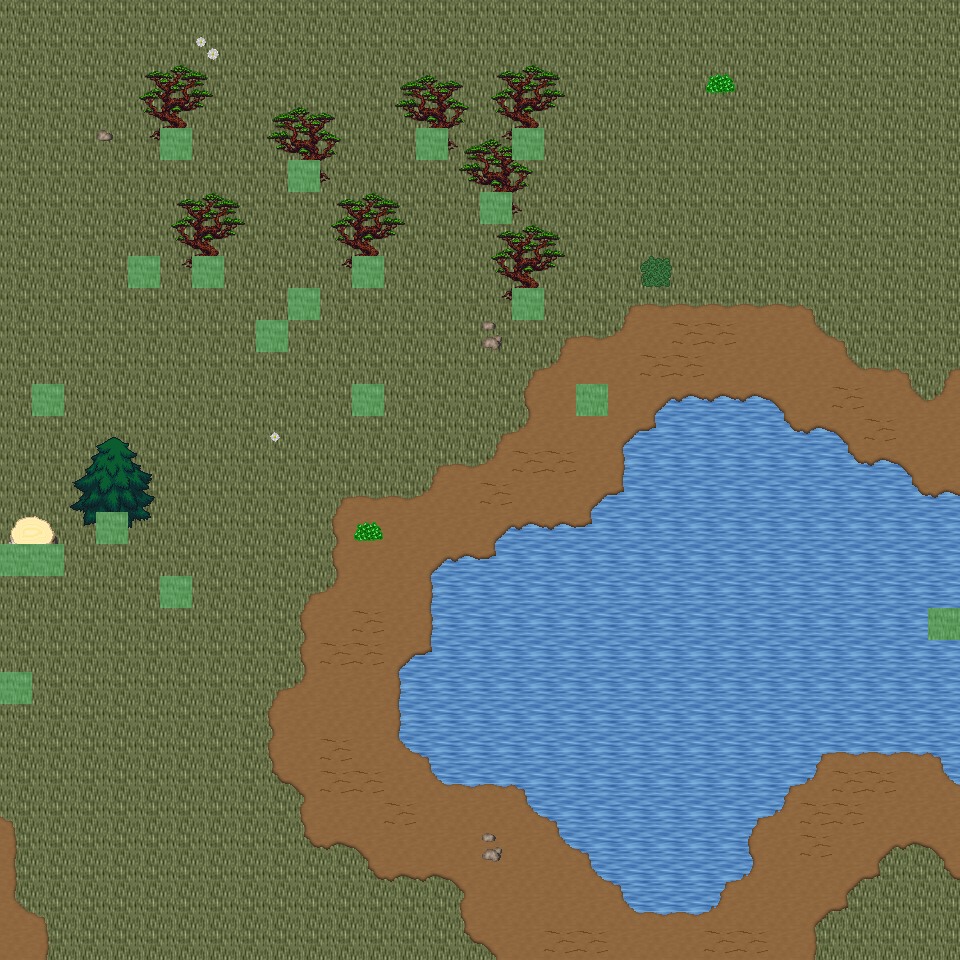

A level layout from a 2D game, rendered from its tile map. Below: a short description, then the map file with tile-grid data replaced by summaries:
An orthogonal 30x30 tile map with 32x32 px tiles, 6 tile layers (Ground, Object, Object2, Above, ...), 23 tilesets and 6 objects (6x mapExit).

<map version="1.0" orientation="orthogonal" renderorder="right-down" width="30" height="30" tilewidth="32" tileheight="32" nextobjectid="7">
  <tileset firstgid="1" name="tileset_ground_ground" tilewidth="32" tileheight="32" tilecount="33" columns="3">
    <image source="../drawable/tileset_ground_ground.png" width="96" height="352" />
  </tileset>
  <tileset firstgid="34" name="tileset_ground_ridge_earth_dark" tilewidth="32" tileheight="32" tilecount="96" columns="12">
    <image source="../drawable/tileset_ground_ridge_earth_dark.png" width="384" height="256" />
  </tileset>
  <tileset firstgid="130" name="tileset_plant_flower_daisy_white" tilewidth="32" tileheight="32" tilecount="8" columns="2">
    <image source="../drawable/tileset_plant_flower_daisy_white.png" width="64" height="128" />
  </tileset>
  <tileset firstgid="138" name="tileset_plant_grasses" tilewidth="32" tileheight="32" tilecount="6" columns="3">
    <image source="../drawable/tileset_plant_grasses.png" width="96" height="64" />
  </tileset>
  <tileset firstgid="144" name="tileset_plant_tree_tree_fluffy" tilewidth="32" tileheight="32" tilecount="12" columns="4">
    <image source="../drawable/tileset_plant_tree_tree_fluffy.png" width="128" height="96" />
  </tileset>
  <tileset firstgid="156" name="tileset_plant_bush_bushes" tilewidth="32" tileheight="32" tilecount="10" columns="5">
    <image source="../drawable/tileset_plant_bush_bushes.png" width="160" height="64" />
  </tileset>
  <tileset firstgid="166" name="tileset_logic_portal" tilewidth="32" tileheight="32" tilecount="24" columns="8">
    <image source="../drawable/tileset_logic_portal.png" width="256" height="96" />
  </tileset>
  <tileset firstgid="190" name="tileset_logic_collision" tilewidth="32" tileheight="32" tilecount="1" columns="1">
    <image source="../drawable/tileset_logic_collision.png" width="32" height="32" />
  </tileset>
  <tileset firstgid="191" name="tileset_logic_creature_animal" tilewidth="32" tileheight="32" tilecount="32" columns="8">
    <image source="../drawable/tileset_logic_creature_animal.png" width="256" height="128" />
  </tileset>
  <tileset firstgid="223" name="tileset_ground_dry_grass" tilewidth="32" tileheight="32" tilecount="54" columns="9">
    <image source="../drawable/tileset_ground_dry_grass.png" width="288" height="192" />
  </tileset>
  <tileset firstgid="277" name="tileset_ground_earth_edges" tilewidth="32" tileheight="32" tilecount="18" columns="6">
    <image source="../drawable/tileset_ground_earth_edges.png" width="192" height="96" />
  </tileset>
  <tileset firstgid="295" name="tileset_ground_grass_corners" tilewidth="32" tileheight="32" tilecount="24" columns="6">
    <image source="../drawable/tileset_ground_grass_corners.png" width="192" height="128" />
  </tileset>
  <tileset firstgid="319" name="tileset_plant_tree_evergreen" tilewidth="32" tileheight="32" tilecount="36" columns="3">
    <image source="../drawable/tileset_plant_tree_evergreen.png" width="96" height="384" />
  </tileset>
  <tileset firstgid="355" name="tileset_plant_tree_tree_darkgreen" tilewidth="32" tileheight="32" tilecount="88" columns="8">
    <image source="../drawable/tileset_plant_tree_tree_darkgreen.png" width="256" height="352" />
  </tileset>
  <tileset firstgid="443" name="tileset_building_decoration_rocks" tilewidth="32" tileheight="32" tilecount="6" columns="3">
    <image source="../drawable/tileset_building_decoration_rocks.png" width="96" height="64" />
  </tileset>
  <tileset firstgid="449" name="tileset_plant_stump_stump_pale_brown" tilewidth="32" tileheight="32" tilecount="4" columns="2">
    <image source="../drawable/tileset_plant_stump_stump_pale_brown.png" width="64" height="64" />
  </tileset>
  <tileset firstgid="453" name="tileset_plant_stump_int_small_stump_2" tilewidth="32" tileheight="32" tilecount="1" columns="1">
    <image source="../drawable/tileset_plant_stump_int_small_stump_2.png" width="32" height="32" />
  </tileset>
  <tileset firstgid="454" name="tileset_ground_rock_pebbles" tilewidth="32" tileheight="32" tilecount="3" columns="1">
    <image source="../drawable/tileset_ground_rock_pebbles.png" width="32" height="96" />
  </tileset>
  <tileset firstgid="457" name="tileset_plant_bush_bush_mult_colored" tilewidth="32" tileheight="32" tilecount="6" columns="3">
    <image source="../drawable/tileset_plant_bush_bush_mult_colored.png" width="96" height="64" />
  </tileset>
  <tileset firstgid="463" name="tileset_plant_tree_umbrella_thorn" tilewidth="32" tileheight="32" tilecount="18" columns="6">
    <image source="../drawable/tileset_plant_tree_umbrella_thorn.png" width="192" height="96" />
  </tileset>
  <tileset firstgid="481" name="tileset_logic_item_fruits" tilewidth="32" tileheight="32" tilecount="16" columns="8">
    <image source="../drawable/tileset_logic_item_fruits.png" width="256" height="64" />
  </tileset>
  <tileset firstgid="497" name="tileset_building_house_3" tilewidth="32" tileheight="32" tilecount="48" columns="6">
    <image source="../drawable/tileset_building_house_3.png" width="192" height="256" />
  </tileset>
  <tileset firstgid="545" name="tileset_logic_creature_mutant" tilewidth="32" tileheight="32" tilecount="7" columns="7">
    <image source="../drawable/tileset_logic_creature_mutant.png" width="224" height="32" />
  </tileset>
  <layer name="Ground" width="30" height="30">
    <data>[900 cells, 900 non-empty, 3 distinct tile ids]</data>
  </layer>
  <layer name="Object" width="30" height="30">
    <data>[900 cells, 194 non-empty, 33 distinct tile ids]</data>
  </layer>
  <layer name="Object2" width="30" height="30">
    <data>[900 cells, 14 non-empty, 6 distinct tile ids]</data>
  </layer>
  <layer name="Above" width="30" height="30">
    <data>[900 cells, 60 non-empty, 24 distinct tile ids]</data>
  </layer>
  <layer name="Above2" width="30" height="30">
    <data>[900 cells, 0 non-empty, 0 distinct tile ids]</data>
  </layer>
  <layer name="Walkable" width="30" height="30">
    <data>[900 cells, 20 non-empty, 1 distinct tile ids]</data>
  </layer>
  <objectgroup name="MapEvents">
    <object id="1" name="south" type="mapExit" x="0" y="928" width="960" height="32">
      <properties>
        <property name="map" value="level_0_x155_y26" />
        <property name="x" value="0" />
        <property name="y" value="1" />
      </properties>
    </object>
    <object id="2" name="west" type="mapExit" x="0" y="0" width="32" height="544">
      <properties>
        <property name="map" value="level_0_x154_y25" />
        <property name="x" value="28" />
        <property name="y" value="0" />
      </properties>
    </object>
    <object id="3" name="west2" type="mapExit" x="0" y="576" width="32" height="96">
      <properties>
        <property name="map" value="level_0_x154_y25" />
        <property name="x" value="28" />
        <property name="y" value="18" />
      </properties>
    </object>
    <object id="4" name="west3" type="mapExit" x="0" y="704" width="32" height="256">
      <properties>
        <property name="map" value="level_0_x154_y25" />
        <property name="x" value="28" />
        <property name="y" value="22" />
      </properties>
    </object>
    <object id="5" name="east" type="mapExit" x="928" y="0" width="32" height="608">
      <properties>
        <property name="map" value="level_0_x156_y25" />
        <property name="x" value="1" />
        <property name="y" value="0" />
      </properties>
    </object>
    <object id="6" name="east2" type="mapExit" x="928" y="640" width="32" height="320">
      <properties>
        <property name="map" value="level_0_x156_y25" />
        <property name="x" value="1" />
        <property name="y" value="20" />
      </properties>
    </object>
  </objectgroup>
</map>
